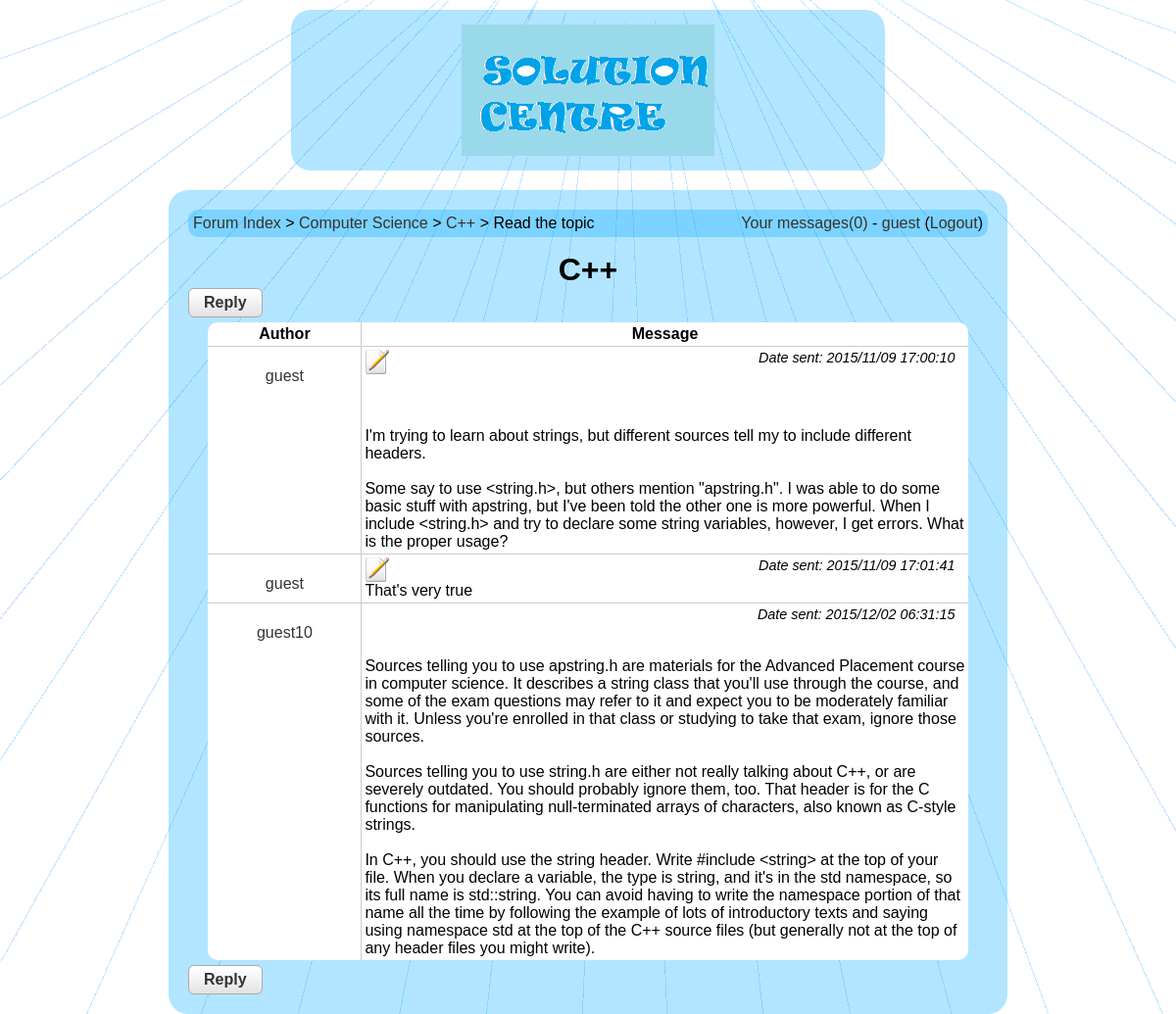
/read_topic.php?id=1 (signed in), run on the app's committed database.
### tables this page shows
CREATE TABLE IF NOT EXISTS `topics` (
  `parent` smallint(6) NOT NULL,
  `id` int(11) NOT NULL,
  `id2` int(11) NOT NULL,
  `title` varchar(256) NOT NULL,
  `message` longtext NOT NULL,
  `authorid` int(11) NOT NULL,
  `timestamp` int(11) NOT NULL,
  `timestamp2` int(11) NOT NULL,
  PRIMARY KEY (`id`,`id2`)
);

CREATE TABLE IF NOT EXISTS `categories` (
  `id` smallint(6) NOT NULL,
  `name` varchar(256) NOT NULL,
  `description` text NOT NULL,
  `position` smallint(6) NOT NULL,
  PRIMARY KEY (`id`)
);

CREATE TABLE IF NOT EXISTS `users` (
  `id` bigint(20) NOT NULL,
  `username` varchar(255) NOT NULL,
  `password` varchar(255) NOT NULL,
  `email` varchar(255) NOT NULL,
  `avatar` text NOT NULL,
  `signup_date` int(10) NOT NULL,
  PRIMARY KEY (`id`)
);

### config.php (called while the page is built, shortened)
<?php
$url_home = 'index.php';
$design = 'default';
?>

### read_topic.php (the view, shortened to what this page needs)
<?php
include('config.php');
if(isset($_GET['id']))
{
	$id = intval($_GET['id']);
	$dn1 = mysql_fetch_array(mysql_query('select count(t.id) as nb1, t.title, t.parent, count(t2.id) as nb2, c.name from topics as t, topics as t2, categories as c where t.id="'.$id.'" and t.id2=1 and t2.id="'.$id.'" and c.id=t.parent group by t.id'));
if($dn1['nb1']>0)
{
?>
<!DOCTYPE html PUBLIC "-//W3C//DTD XHTML 1.0 Transitional//EN" "http://www.w3.org/TR/xhtml1/DTD/xhtml1-transitional.dtd">
<html xmlns="http://www.w3.org/1999/xhtml">
    <head>
        <link href="<?php echo $design; ?>/style.css" rel="stylesheet" title="Style" />
    </head>
    <body>
    	<div class="header">
        	<a href="<?php echo $url_home; ?>"><img src="<?php echo $design; ?>/images/logo.png" alt="Forum" /></a>
	    </div>
        <div class="content">
<?php
if(isset($_SESSION['username']))
{
$nb_new_pm = mysql_fetch_array(mysql_query('select count(*) as nb_new_pm from pm where ((user1="'.$_SESSION['userid'].'" and user1read="no") or (user2="'.$_SESSION['userid'].'" and user2read="no")) and id2="1"'));
$nb_new_pm = $nb_new_pm['nb_new_pm'];
?>
<div class="box">
	<div class="box_left">
    	<a href="<?php echo $url_home; ?>">Forum Index</a> &gt; <a href="list_topics.php?parent=<?php echo $dn1['parent']; ?>"><?php echo htmlentities($dn1['name'], ENT_QUOTES, 'UTF-8'); ?></a> &gt; <a href="read_topic.php?id=<?php echo $id; ?>"><?php echo htmlentities($dn1['title'], ENT_QUOTES, 'UTF-8'); ?></a> &gt; Read the topic
    </div>
	<div class="box_right">
    	<a href="list_pm.php">Your messages(<?php echo $nb_new_pm; ?>)</a> - <a href="profile.php?id=<?php echo $_SESSION['userid']; ?>"><?php echo htmlentities($_SESSION['username'], ENT_QUOTES, 'UTF-8'); ?></a> (<a href="login.php">Logout</a>)
    </div>
</div>
<?php
}
?>
<h1><?php echo $dn1['title']; ?></h1>
<?php
if(isset($_SESSION['username']))
{
?>
	<a href="new_reply.php?id=<?php echo $id; ?>" class="button">Reply</a>
<?php
}
$dn2 = mysql_query('select t.id2, t.authorid, t.message, t.timestamp, u.username as author, u.avatar from topics as t, users as u where t.id="'.$id.'" and u.id=t.authorid order by t.timestamp asc');
?>
<table class="messages_table">
	<tr>
    	<th class="author">Author</th>
    	<th>Message</th>
	</tr>
<?php
while($dnn2 = mysql_fetch_array($dn2))
{
?>
	<tr>
    	<td class="author center"><?php
?><br /><a href="profile.php?id=<?php echo $dnn2['authorid']; ?>"><?php echo $dnn2['author']; ?></a></td>
    	<td class="left"><?php if(isset($_SESSION['username']) and ($_SESSION['username']==$dnn2['author'] or $_SESSION['username']==$admin)){ ?><div class="edit"><a href="edit_message.php?id=<?php echo $id; ?>&id2=<?php echo $dnn2['id2']; ?>"><img src="<?php echo $design; ?>/images/edit.png" alt="Edit" /></a></div><?php } ?><div class="date">Date sent: <?php echo date('Y/m/d H:i:s' ,$dnn2['timestamp']); ?></div>
    	<?php echo $dnn2['message']; ?></td>
    </tr>
<?php
}
?>
</table>
<?php
if(isset($_SESSION['username']))
{
?>
	<a href="new_reply.php?id=<?php echo $id; ?>" class="button">Reply</a>
<?php
}
?>
		</div>
	</body>
</html>
<?php
}
else
{
	echo '<h2>This topic doesn\'t exist.</h2>';
}
}
else
{
	echo '<h2>The ID of this topic is not defined.</h2>';
}
?>

### default/style.css (style rules this page uses)
* { margin:0px; padding:0px; }
body { background:#e2f6ff url('images/background.gif') center top no-repeat; padding-left:10%; padding-right:10%; font-family:Arial, Geneva, sans-serif; }
a { text-decoration:none; color:#333333; }
img, table, tr, td { border:0px; }
h1 { text-align:center; margin:0px; padding:0px; }
.left { text-align:left; }
.center { text-align:center; }
.button { padding:5px 15px; vertical-align:middle; border:1px solid #aaaaaa; font-weight:bold; background:url('images/button.png') repeat-x; -moz-border-radius:6px; -webkit-border-radius:6px; border-radius:6px; display:inline-block; }
table { border-spacing:0px; background:#ffffff; -moz-border-radius:10px; -webkit-border-radius:10px; border-radius:10px; padding:0px; width:95%; margin:5px auto 5px auto; }
tr { -moz-border-radius:5px; -webkit-border-radius:5px; border-radius:5px; margin:0px; }
td, th { margin:0px; border:0px; padding:3px; text-align:center; }
.header { margin:auto; margin-top:10px; padding:15px; background:url('images/bluec_30p.png'); width:60%; -moz-border-radius:20px; -webkit-border-radius:20px; border-radius:20px; text-align:center; }
.content { background:url('images/bluec_30p.png'); width:85%; -moz-border-radius:20px; -webkit-border-radius:20px; border-radius:20px; margin:auto; padding:20px; margin-top:20px; }
.box_left { float:left; }
.box_right { float:right; }
.box { background:url('images/bluec_30p.png'); -moz-border-radius:10px; -webkit-border-radius:10px; border-radius:10px; margin:auto; padding:5px; margin-bottom:15px; }
.messages_table td { border-top:1px solid #cccccc; vertical-align:top; }
.author { width:150px; border-right:1px solid #cccccc; }
.date { font-style:italic; text-align:right; font-size:0.9em; margin-right:10px; }
.edit { float:left; }

### data on the page
topics: categories.name "Computer Science", title "C++", authorid.username "guest", timestamp "2015/11/09 17:00:10", message "I'm trying to learn about strings, but different sources tell my to include different headers. Some say to use <string.h>, but others mention \"apstring.h\". I was able to do some basic stuff with apstring, but I've been told the other one is more powerful. When I include <string.h> and try to declare some string variables, however, I get errors. What is the proper usage?"
topics: authorid.username "guest", timestamp "2015/11/09 17:01:41", message "That's very true"
topics: authorid.username "guest10", timestamp "2015/12/02 06:31:15", message "Sources telling you to use apstring.h are materials for the Advanced Placement course in computer science. It describes a string class that you'll use through the course, and some of the exam questions may refer to it and expect you to be moderately familiar with it. Unless you're enrolled in that class or studying to take that exam, ignore those sources. Sources telling you to use string.h are either not really talking about C++, or are severely outdated. You should probably ignore them, too. That header is for the C functions for manipulating null-terminated arrays of characters, also known as C-style strings. In C++, you should use the string header. Write #include <string> at the top of…"

### other printed values
$nb_new_pm "0"
$_SESSION['username'] "guest"
